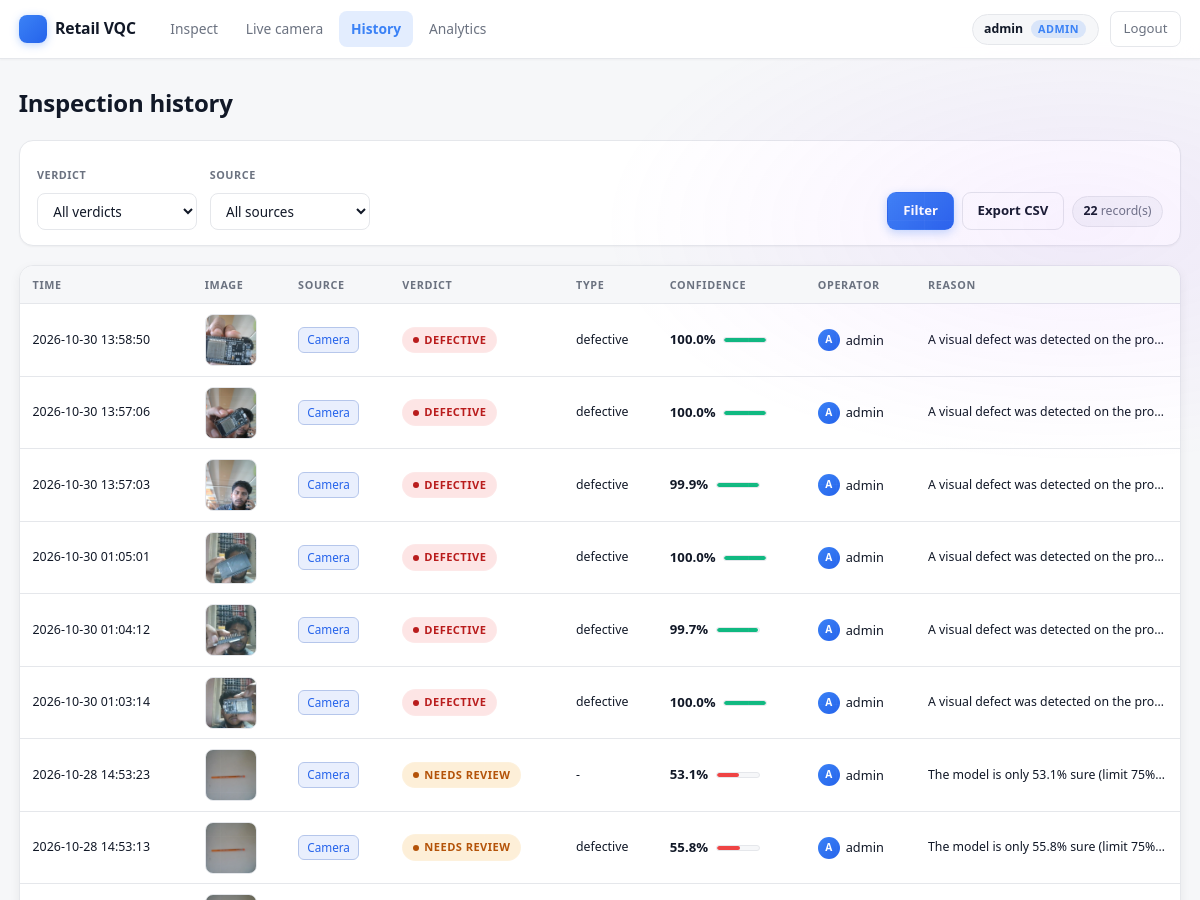
Page /history (signed in, upper part) on the earlier database version.
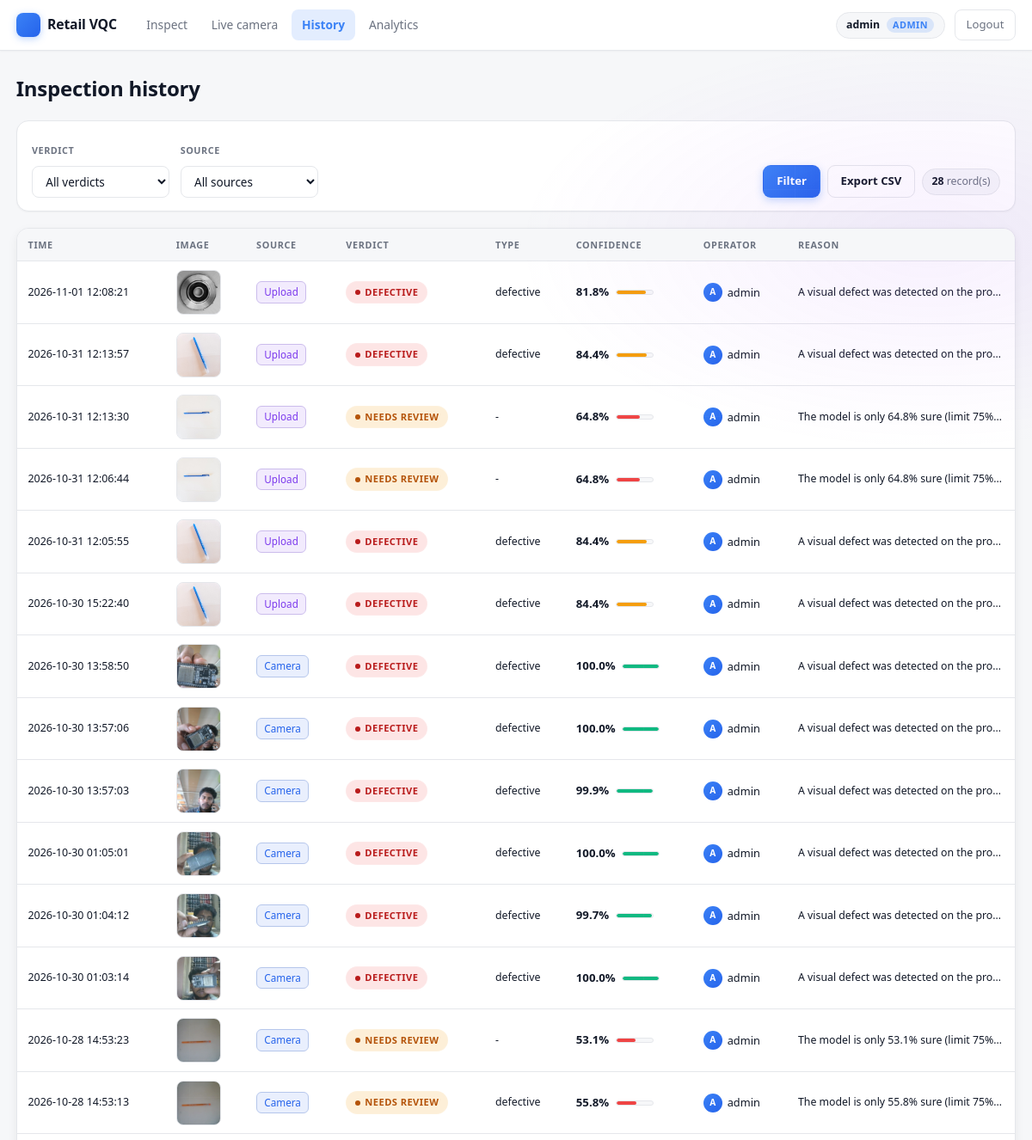
Same page on the later database version.
### tables this page shows
CREATE TABLE inspections(
            id INTEGER PRIMARY KEY AUTOINCREMENT,
            result_id TEXT, image_name TEXT, source TEXT,
            verdict TEXT, defect_type TEXT, confidence REAL,
            reason TEXT, gradcam TEXT, inspected_at TEXT, operator TEXT);

### app.py (the view)
@app.route("/history")
@login_required
def history():
    verdict = request.args.get("verdict") or None
    source = request.args.get("source") or None
    rows = db.get_inspections(verdict=verdict, source=source)
    return render_template("history.html", rows=rows, verdict=verdict or "", source=source or "")

### alerts.py (called while the page is built)
def alerts_enabled() -> bool:
    return bool(SMTP_USER and SMTP_PASS and ALERT_TO)

### app.py (called while the page is built)
def login_required(fn):
    @wraps(fn)
    def wrapper(*a, **kw):
        if "user" not in session:
            return redirect(url_for("login", next=request.path))
        return fn(*a, **kw)
    return wrapper

@app.context_processor
def inject_globals():
    return {"user": session.get("user"), "role": session.get("role"),
            "alerts_on": alerts_enabled(), "threshold": int(REVIEW_THRESHOLD * 100)}

### db.py (called while the page is built)
def conn():
    c = sqlite3.connect(DB_PATH)
    c.row_factory = sqlite3.Row
    return c

def get_inspections(verdict=None, source=None, limit=None):
    q, args = "SELECT * FROM inspections WHERE 1=1", []
    if verdict:
        q += " AND verdict=?"; args.append(verdict)
    if source:
        q += " AND source=?"; args.append(source)
    q += " ORDER BY id DESC"
    if limit:
        q += " LIMIT ?"; args.append(limit)
    with conn() as c:
        return [dict(r) for r in c.execute(q, args).fetchall()]

### templates/history.html (shortened to what this page needs)
{% extends "base.html" %}
{% block content %}
<div class="hist">
  <h1>Inspection history</h1>
  <form method="get" class="hist-toolbar" role="search">
    <div class="field">
      <label for="f-verdict">Verdict</label>
      <select id="f-verdict" name="verdict">
        <option value="">All verdicts</option>
      </select>
    </div>
    <div class="field">
      <label for="f-source">Source</label>
      <select id="f-source" name="source">
        <option value="">All sources</option>
      </select>
    </div>
    <div class="actions">
      <button class="btn primary" type="submit">Filter</button>
      {% if role == 'admin' %}
        <a class="btn ghost"
           href="{{ url_for('export_csv', verdict=verdict, source=source) }}">
          Export CSV
        </a>
      {% endif %}
      <span class="hist-count"><strong>{{ rows|length }}</strong> record(s)</span>
    </div>
  </form>
  <div class="hist-card">
    {% if rows %}
      <div class="hist-table-wrap">
        <table class="hist-table">
          <thead>
            <tr>
              <th>Time</th>
              <th>Image</th>
              <th>Source</th>
              <th>Verdict</th>
              <th>Type</th>
              <th>Confidence</th>
              <th>Operator</th>
              <th>Reason</th>
            </tr>
          </thead>
          <tbody>
            {% for r in rows %}
              {% set v_css = 'REVIEW' if r.verdict == 'NEEDS REVIEW' else r.verdict %}
              {% set conf = r.confidence|default(0)|float %}
              {% set conf_cls = 'high' if conf >= 85 else ('mid' if conf >= 70 else 'low') %}
              <tr>
                <td class="cell-time">{{ r.inspected_at }}</td>
                <td class="cell-thumb">
                  <a class="thumb"
                     href="{{ url_for('static', filename='uploads/' + r.image_name) }}"
                     target="_blank" rel="noopener" title="Open full image">
                    <img src="{{ url_for('static', filename='uploads/' + r.image_name) }}"
                         alt="Inspection capture" loading="lazy">
                  </a>
                </td>
                <td class="cell-source">
                  <span class="source {{ r.source }}">{{ r.source }}</span>
                </td>
                <td class="cell-verdict">
                  <span class="pill {{ v_css }}">{{ r.verdict }}</span>
                </td>
                <td class="type-cell cell-meta" title="{{ r.defect_type }}">{{ r.defect_type }}</td>
                <td class="cell-meta">
                  <div class="conf {{ conf_cls }}">
                    <span class="num">{{ r.confidence }}%</span>
                    <span class="bar" aria-hidden="true">
                      <span style="width: {{ conf }}%"></span>
                    </span>
                  </div>
                </td>
                <td class="cell-meta">
                  <span class="operator">
                    <span class="avatar" aria-hidden="true">{{ (r.operator or '?')[0] }}</span>
                    {{ r.operator }}
                  </span>
                </td>
                <td class="reason-cell cell-reason" title="{{ r.reason }}">{{ r.reason }}</td>
              </tr>
            {% endfor %}
          </tbody>
        </table>
      </div>
    {% endif %}
  </div>
</div>
{% endblock %}

### templates/base.html (shortened to what this page needs)
<!doctype html>
<html lang="en">
<head>
  <link rel="stylesheet" href="{{ url_for('static', filename='style.css') }}">
</head>
<body>
{% if user %}
<nav class="navbar" aria-label="Primary">
  <div class="navbar-inner">
    <a href="{{ url_for('index') }}" class="brand">Retail VQC</a>
    <div class="nav-links" id="nav-links">
      <a href="{{ url_for('index') }}"
         {% if request.endpoint == 'index' %}aria-current="page"{% endif %}>Inspect</a>
      <a href="{{ url_for('camera') }}"
         {% if request.endpoint == 'camera' %}aria-current="page"{% endif %}>Live camera</a>
      <a href="{{ url_for('history') }}"
         {% if request.endpoint == 'history' %}aria-current="page"{% endif %}>History</a>
      {% if role == 'admin' %}
      <a href="{{ url_for('analytics') }}"
         {% if request.endpoint == 'analytics' %}aria-current="page"{% endif %}>Analytics</a>
      {% endif %}
    </div>
    <div class="nav-right">
      <span class="who">
        <strong>{{ user }}</strong>
        <span class="role">{{ role }}</span>
      </span>
      <a href="{{ url_for('logout') }}" class="btn-logout">Logout</a>
    </div>
  </div>
</nav>
{% endif %}
<main>
  {% block content %}{% endblock %}
</main>
</body>
</html>

### static/style.css (style rules this page uses)
:root { --bg: #070b16; --bg-2: #0d1426; --panel: #ffffff0a; --panel-2: #ffffff14; --border: #ffffff1a; --border-2: #ffffff2e; --text: #e6ecf5; --text-dim: #8b95a8; --text-mute: #586479; --accent: #6366f1; --accent-2: #a855f7; --cyan: #22d3ee; --good: #22c55e; --good-soft: #22c55e22; --bad: #ef4444; --bad-soft: #ef444422; --warn: #f59e0b; --warn-soft: #f59e0b22; --radius: 1rem; --radius-sm: .6rem; --shadow: 0 20px 60px -20px #000a; --font: 'Inter', system-ui, -apple-system, sans-serif; --mono: 'JetBrains Mono', ui-monospace, monospace; }
* { box-sizing: border-box; }
html, body { margin: 0; padding: 0; min-height: 100%; background: var(--bg); color: var(--text); font-family: var(--font); font-size: 15px; line-height: 1.55; -webkit-font-smoothing: antialiased; }
body::before { content: ''; position: fixed; inset: 0; pointer-events: none; z-index: 0; background-image: linear-gradient(#ffffff08 1px, transparent 1px), linear-gradient(90deg, #ffffff08 1px, transparent 1px); background-size: 44px 44px; mask-image: radial-gradient(ellipse at 50% 0%, #000 35%, transparent 85%); -webkit-mask-image: radial-gradient(ellipse at 50% 0%, #000 35%, transparent 85%); }
body::after { content: ''; position: fixed; inset: 0; pointer-events: none; z-index: 0; background: radial-gradient(800px 400px at 15% -10%, #6366f120, transparent 60%), radial-gradient(800px 400px at 90% 10%, #a855f715, transparent 60%); }
a { color: var(--cyan); text-decoration: none; }
.brand { display: flex; align-items: center; gap: .65rem; font-weight: 800; letter-spacing: -.01em; }
.nav-links { display: flex; gap: .25rem; margin-left: auto; }
.nav-links a { padding: .5rem .85rem; border-radius: .5rem; color: var(--text-dim); font-weight: 500; font-size: .9rem; transition: all .15s ease; }
.btn { display: inline-flex; align-items: center; gap: .5rem; padding: .7rem 1.1rem; border-radius: .65rem; border: 1px solid var(--border-2); background: var(--panel-2); color: var(--text); font: inherit; font-weight: 600; font-size: .9rem; cursor: pointer; transition: all .18s ease; }
input[type=text], input[type=password], input[type=email], select { width: 100%; padding: .7rem .9rem; background: #ffffff08; border: 1px solid var(--border); border-radius: .65rem; color: var(--text); font: inherit; transition: border-color .15s ease, background .15s ease; }
label { display: block; font-size: .82rem; color: var(--text-dim); margin: .75rem 0 .35rem; font-weight: 500; }
.pill { display: inline-flex; align-items: center; gap: .4rem; padding: .3rem .65rem; border-radius: 999px; font-size: .75rem; font-weight: 600; background: var(--panel-2); border: 1px solid var(--border); color: var(--text-dim); }

Differences in the rows shown:
no longer on this page (row unchanged): inspections: image_name (picture)
added inspections: inspected_at "2026-11-01 12:08:21", image_name (picture), source "Upload", verdict "DEFECTIVE", defect_type "defective", confidence "81.8", operator "A", operator "admin", reason "A visual defect was detected on the pro…"
added inspections: inspected_at "2026-10-31 12:13:57", image_name (picture), source "Upload", verdict "DEFECTIVE", defect_type "defective", confidence "84.4", operator "A", operator "admin", reason "A visual defect was detected on the pro…"
added inspections: inspected_at "2026-10-31 12:13:30", image_name (picture), source "Upload", verdict "NEEDS REVIEW", defect_type "-", confidence "64.8", operator "A", operator "admin", reason "The model is only 64.8% sure (limit 75%…"
added inspections: inspected_at "2026-10-31 12:06:44", image_name (picture), source "Upload", verdict "NEEDS REVIEW", defect_type "-", confidence "64.8", operator "A", operator "admin", reason "The model is only 64.8% sure (limit 75%…"
added inspections: inspected_at "2026-10-31 12:05:55", image_name (picture), source "Upload", verdict "DEFECTIVE", defect_type "defective", confidence "84.4", operator "A", operator "admin", reason "A visual defect was detected on the pro…"
added inspections: inspected_at "2026-10-30 15:22:40", image_name (picture), source "Upload", verdict "DEFECTIVE", defect_type "defective", confidence "84.4", operator "A", operator "admin", reason "A visual defect was detected on the pro…"
Other differences:
{{ rows|length }}: "22" → "28"
